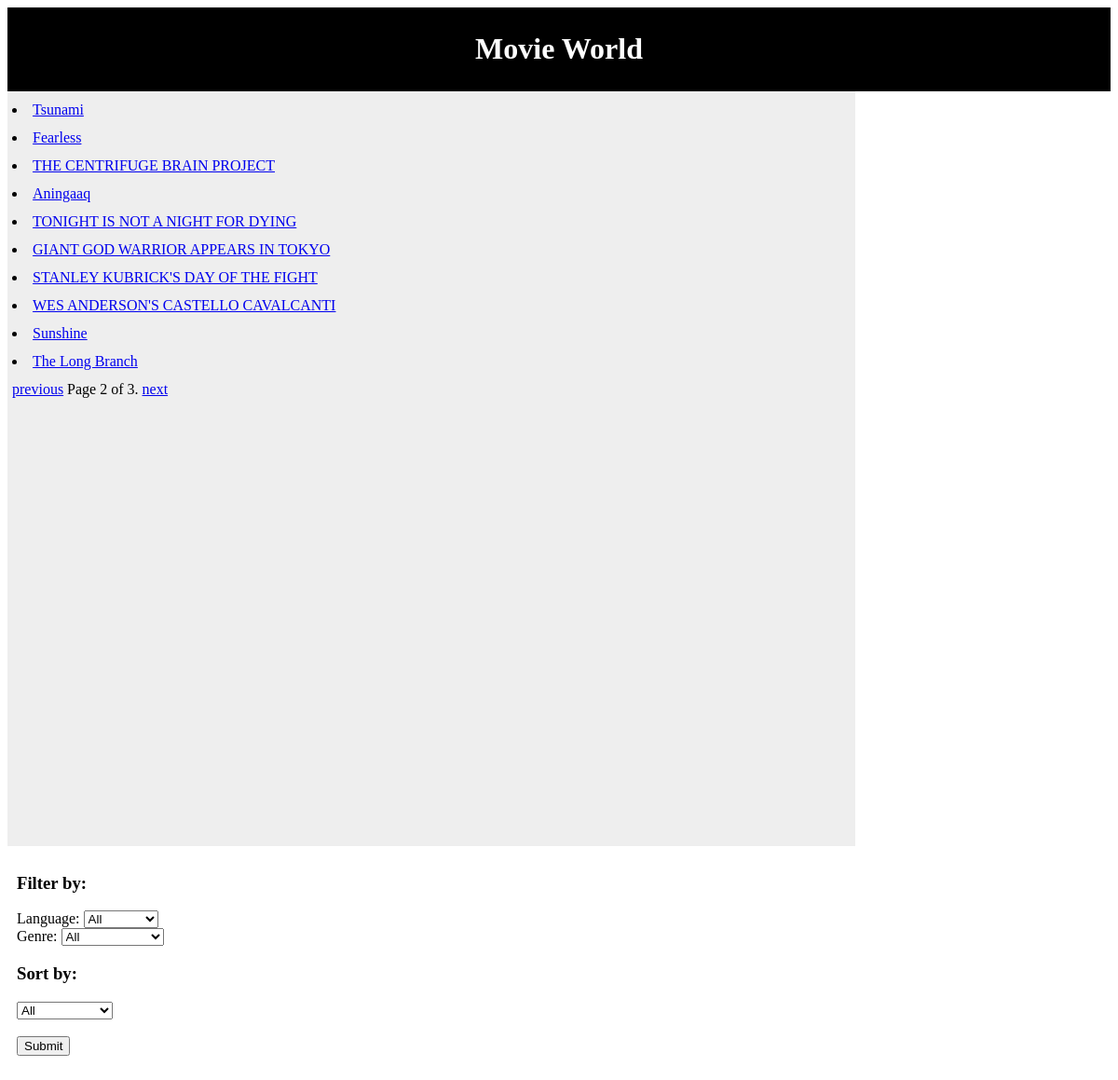
Page /movie_info/filter_sort?page=2 on the committed database.
### movie_info/models.py (models this page shows, shortened)
class Movie(models.Model):
    title = models.CharField(max_length=50)
    description = models.CharField(max_length=200)
    movie_length = models.IntegerField(default=0)
    movie_release_date = models.DateField()

### movie_info/views.py (the view)
def filter_sort(request):
    initialize()
    global language, genre, sorter
    lang = request.GET.get('filter_language', None)
    if lang:
        global language
        language = request.GET.get('filter_language')
    gen =  request.GET.get('filter_genre', None)
    if gen:
        global genre
        genre = request.GET.get('filter_genre')
    sort = request.GET.get('Sort', None)
    if sort:
        global sorter
        sorter = request.GET.get('Sort')
    if lang and gen and sort:
        if (lang != 'All' and gen != 'All' and sort != 'no_sort'):
            return lgs(request)
        elif (lang != 'All'  and gen != 'All') or (request.GET.get('lg',None)):
            return lg(request)
        elif lang != 'All' and sort != 'no_sort':
            return ls(request)
        elif gen != 'All' and sort != 'no_sort':
            return gs(request)
        elif lang != 'All':
            return la(request)
        elif genre != 'All':
            return ge(request)
        elif sorter != 'no_sort':
            return so(request)
    elif (request.GET.get('lgs',None)):
        return lgs(request)
    elif (request.GET.get('lg',None)):
        return lg(request)
    elif (request.GET.get('ls',None)):
        return ls(request)
    elif (request.GET.get('gs',None)):
        return gs(request)
    elif (request.GET.get('la',None)):
        return la(request)
    elif (request.GET.get('g',None)):
        return ge(request)
    elif (request.GET.get('s',None)):
        return so(request)
    else:
        return index(request)

### movie_info/views.py (called while the page is built)
def initialize():
    global m, c, l,g
    m = Movie.objects.all()
    c = Category.objects.all()
    l = Category.objects.filter(c_type__startswith='Language')
    g = Category.objects.filter(c_type__startswith='Genre')

def index(request):
    initialize()
    paginator = Paginator(m, 10)
    page = request.GET.get('page')
    try:
        movies = paginator.page(page)
    except PageNotAnInteger:
        movies = paginator.page(1)
    except EmptyPage:
        movies = paginator.page(paginator.num_pages)
    return render_to_response('movie_info/list.html', {"movies": movies,'categories': c, 'languages':l, 'genres':g})

### movie_info/templates/movie_info/list.html (shortened to what this page needs)
<html>
<head>
</head>
<div id = "header">
<h1>Movie World</h1>
</div>
<div id = mid_left>
{% for movie in movies %}
<li> <a href="/movie_info/{{movie.id}}/">{{ movie.title }}</a> <br/>
</li>
{% endfor %}
{% if movies.has_previous %}
<a href="?page={{ movies.previous_page_number }}">previous</a>
{% endif %}
Page {{ movies.number }} of {{ movies.paginator.num_pages }}.
{% if movies.has_next %}
<a href="?page={{ movies.next_page_number }}">next</a>
{% endif %}
</div>
<div id = mid_right>
<h3>Filter by:</h3>
<form action="/movie_info/filter_sort/" method="get">
  <label> Language:   </label>
  <select name="filter_language">
    <option value="All">All</option>
  </select>
  <br/>
  <label> Genre:   </label>
  <select name="filter_genre">
    <option value="All">All</option>
  </select>
  <br/>
<h3>Sort by:</h3>
<select name="Sort">
  <option value="no_sort">All</option>
</select>
<br/>
<br/>
<input type ='submit' value="Submit">
</form>
</div>

### movie_info/templates/movie_info/list.html (style rules this page uses)
#header { background-color:black; color:white; text-align:center; padding:5px; }
#mid_left { line-height:30px; background-color:#eeeeee; height:800px; width:900px; float:left; padding:5px; }
#mid_right { width:350px; float:left; padding:10px; }

### rows in the picture
Movie: title "Tsunami"
Movie: title "Fearless"
Movie: title "THE CENTRIFUGE BRAIN PROJECT"
Movie: title "Aningaaq"
Movie: title "TONIGHT IS NOT A NIGHT FOR DYING"
Movie: title "GIANT GOD WARRIOR APPEARS IN TOKYO"
Movie: title "STANLEY KUBRICK'S DAY OF THE FIGHT"
Movie: title "WES ANDERSON'S CASTELLO CAVALCANTI"
Movie: title "Sunshine"
Movie: title "The Long Branch"

### other values in the picture
{{ movies.number }} "2"
{{ movies.paginator.num_pages }} "3"
